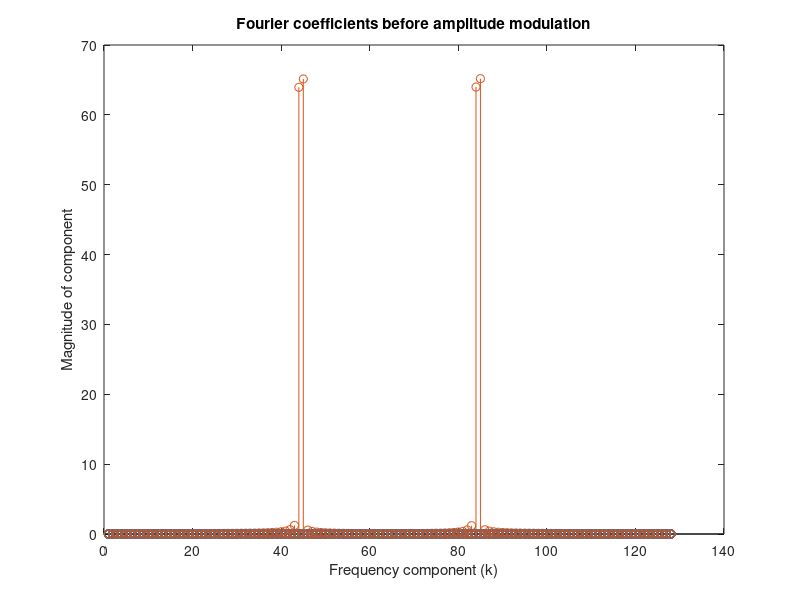

Recreate this plot in MATLAB.

  T = 128;
  fc = 20/T;
  a = 0.05;
  s = zeros(T);
  x = zeros(T);
  
  for t = 1:T
    s(t) = exp(-1 * j * a * t);
  endfor
  

# plot(1:T, s);
   
#  h = figure;

  fx = zeros(1, T);
  findex = T/2*linspace(0,1,T/2);
  fx((T/2)+1:end) = findex;
  fx(1:T/2) = [-T/2, -findex(end:-1:2)];
  fs = fft(s);
  
#  stem(abs(fftshift(fs)));
#  xlabel('Frequency component (k)');
#  ylabel('Magnitude of component');
#  title('Fourier coefficients before amplitude modulation');
  
  for t = 1:T
    x(t) = (1 + s(t)) * cos(2 * pi * fc * t);
  endfor
  

#  h = figure;

  fx = zeros(1, T);
  findex = T/2*linspace(0,1,T/2);
  fx((T/2)+1:end) = findex;
  fx(1:T/2) = [-T/2, -findex(end:-1:2)];
  fs = fft(x);
  
  stem(abs(fftshift(fs)));
  xlabel('Frequency component (k)');
  ylabel('Magnitude of component');
  title('Fourier coefficients before amplitude modulation');


  
  
  
    